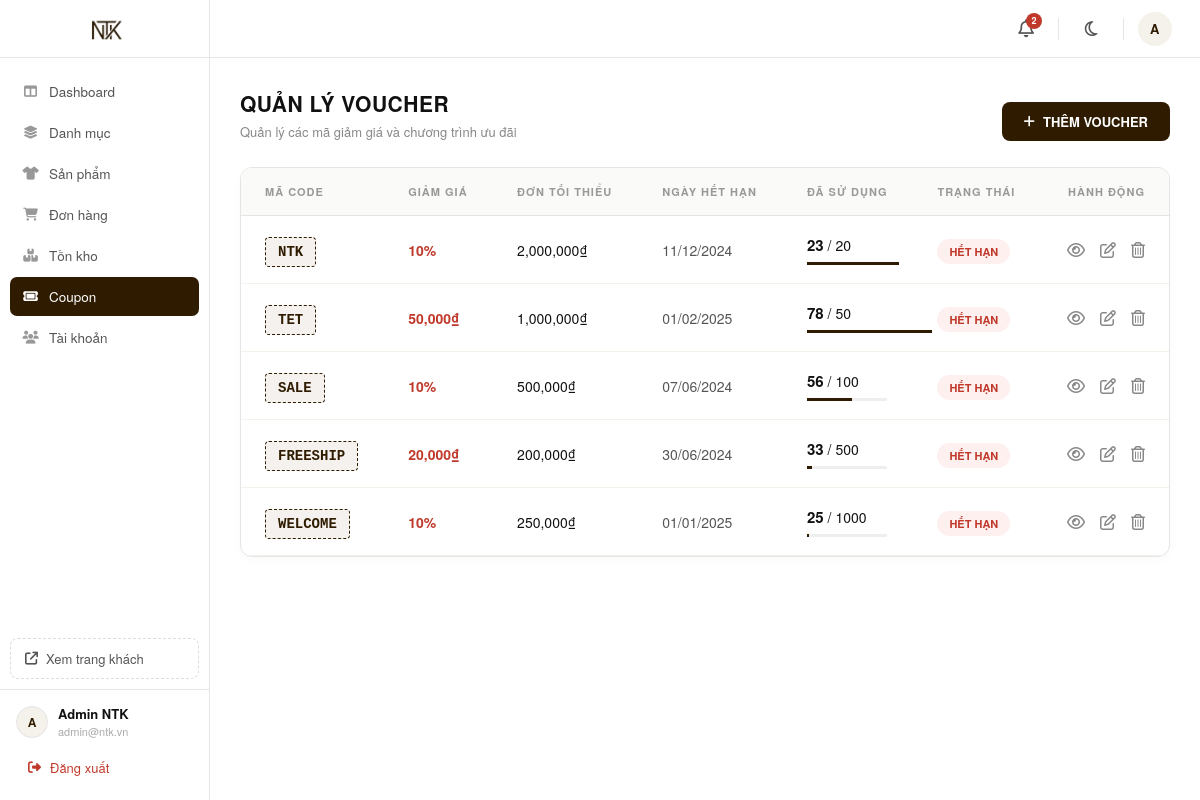
The page /admin/coupons.php on the database as committed earlier.
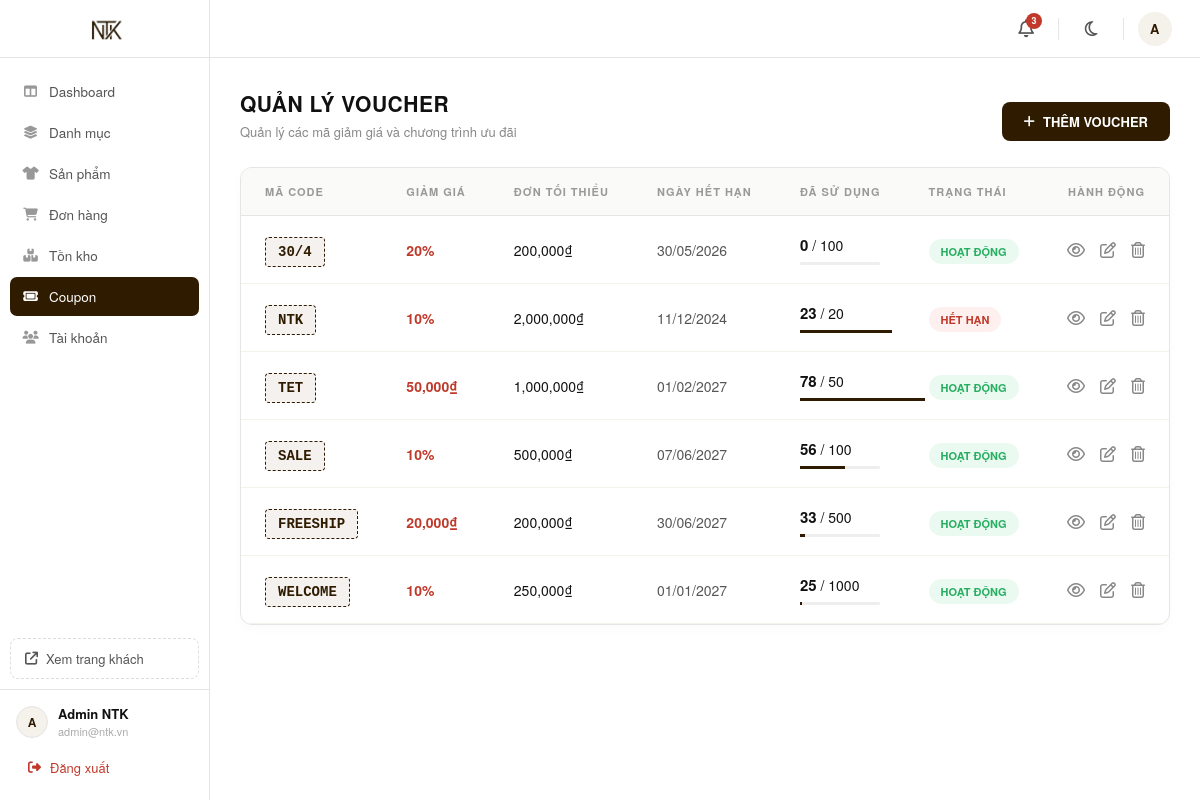
The same page on the database as committed later.
### tables this page shows
CREATE TABLE IF NOT EXISTS `coupons` (
  `coupon_id` char(5) NOT NULL,
  `code` varchar(50) DEFAULT NULL,
  `discount_type` int(11) DEFAULT NULL,
  `discount_value` decimal(15,2) DEFAULT NULL,
  `min_order_value` decimal(15,2) DEFAULT NULL,
  `start_date` datetime DEFAULT NULL,
  `end_date` datetime DEFAULT NULL,
  `max_discount_amount` decimal(15,2) DEFAULT NULL,
  `quantity` int(11) DEFAULT NULL,
  `used_count` int(11) DEFAULT 0,
  `status` int(11) DEFAULT 1,
  PRIMARY KEY (`coupon_id`),
  UNIQUE KEY `code` (`code`)
);

### src/admin/coupons.php (the view, shortened to what this page needs)
<?php
require_once __DIR__ . '/../config/database.php';
$coupons = $conn->query("SELECT * FROM coupons ORDER BY coupon_id DESC")->fetchAll(PDO::FETCH_ASSOC);
include __DIR__ . '/../includes/admin_sidebar.php';
?>
<div class="page-header" style="display: flex; justify-content: space-between; align-items: flex-end; margin-bottom: 26px;">
    <div>
        <div class="page-title">QUẢN LÝ VOUCHER</div>
        <div class="page-subtitle">Quản lý các mã giảm giá và chương trình ưu đãi</div>
    </div>
    <a href="add_coupon.php" class="btn-add-ntk">
        <i class="fa-solid fa-plus"></i> THÊM VOUCHER
    </a>
</div>
    <div class="section-card">
        <table class="data-table">
            <thead>
                <tr>
                    <th>MÃ CODE</th>
                    <th>GIẢM GIÁ</th>
                    <th>ĐƠN TỐI THIỂU</th>
                    <th>NGÀY HẾT HẠN</th>
                    <th>ĐÃ SỬ DỤNG</th>
                    <th>TRẠNG THÁI</th>
                    <th style="text-align: right;">HÀNH ĐỘNG</th>
                </tr>
            </thead>
            <tbody>
                <?php if (empty($coupons)): ?>
                    <tr><td colspan="7" style="text-align:center; padding: 40px; color:#999;">Chưa có dữ liệu voucher.</td></tr>
                <?php else: ?>
                    <?php foreach ($coupons as $cp):
                        $is_expired = strtotime($cp['end_date']) < time();
                    ?>
                    <tr>
                        <td><span class="code-badge"><?= htmlspecialchars($cp['code']) ?></span></td>
                        <td style="font-weight: 700; color: #c0392b;">
                            <?= $cp['discount_type'] == 0 ? (int)$cp['discount_value'].'%' : number_format($cp['discount_value']).'₫' ?>
                        </td>
                        <td><?= number_format($cp['min_order_value']) ?>₫</td>
                        <td style="color: #555;"><?= date('d/m/Y', strtotime($cp['end_date'])) ?></td>
                        <td>
                            <strong style="font-size: 15px;"><?= $cp['used_count'] ?></strong> / <?= $cp['quantity'] ?>
                            <div style="width: 80px; height: 3px; background: #eee; border-radius: 10px; margin-top: 6px;">
                                <div style="width: <?= ($cp['quantity'] > 0) ? ($cp['used_count']/$cp['quantity'])*100 : 0 ?>%; height: 100%; background: #2f1c00;"></div>
                            </div>
                        </td>
                        <td>
                            <span class="status-tag <?= $is_expired ? 'tag-expired' : 'tag-active' ?>">
                                <?= $is_expired ? 'Hết hạn' : 'Hoạt động' ?>
                            </span>
                        </td>
                        <td>
                            <div class="action-btns">
                                <a href="view_coupon.php?id=<?= $cp['coupon_id'] ?>" class="btn-icon" title="Xem chi tiết">
                                    <i class="fa-regular fa-eye"></i>
                                </a>
                                <a href="update_coupon.php?id=<?= $cp['coupon_id'] ?>" class="btn-icon" title="Chỉnh sửa">
                                    <i class="fa-regular fa-pen-to-square"></i>
                                </a>
                                <a href="delete_coupon.php?id=<?= $cp['coupon_id'] ?>" class="btn-icon btn-delete" title="Xóa" onclick="return confirm('Bee có chắc chắn muốn xóa mã <?= $cp['code'] ?> chứ?')">
                                    <i class="fa-regular fa-trash-can"></i>
                                </a>
                            </div>
                        </td>
                    </tr>
                    <?php endforeach; ?>
                <?php endif; ?>
            </tbody>
        </table>
    </div>
</div>
</main>
</body>
</html>

### src/includes/admin_sidebar.php (shortened to what this page needs)
<?php
$admin_current_page = basename($_SERVER['PHP_SELF']);
require_once __DIR__ . '/../config/database.php';
$notifications = [];
$stmt = $conn->query("SELECT order_id, order_date FROM orders WHERE order_status = 0 AND order_date >= NOW() - INTERVAL 24 HOUR ORDER BY order_date DESC LIMIT 5");
while ($row = $stmt->fetch()) {
    $notifications[] = [
        'time' => strtotime($row['order_date']),
        'icon' => 'fa-cart-plus', 'color' => '#2f6fdd',
        'label' => 'Đơn hàng mới: #' . $row['order_id'],
        'link' => 'order_detail.php?id=' . $row['order_id'],
        'time_str' => date('H:i d/m', strtotime($row['order_date']))
    ];
}
$stmt = $conn->query("SELECT order_id, order_date FROM orders WHERE order_status = 5 ORDER BY order_date DESC LIMIT 5");
while ($row = $stmt->fetch()) {
    $notifications[] = [
        'time' => strtotime($row['order_date']),
        'icon' => 'fa-ban', 'color' => '#e74c3c',
        'label' => 'Yêu cầu hủy đơn: #' . $row['order_id'],
        'link' => 'order_detail.php?id=' . $row['order_id'],
        'time_str' => date('H:i d/m', strtotime($row['order_date']))
    ];
}
$stmt = $conn->query("SELECT user_id, fullname, created_at FROM users WHERE created_at >= NOW() - INTERVAL 7 DAY AND role = 0 ORDER BY created_at DESC LIMIT 5");
while ($row = $stmt->fetch()) {
    $notifications[] = [
        'time' => strtotime($row['created_at']),
        'icon' => 'fa-user-plus', 'color' => '#2980b9',
        'label' => 'Thành viên mới: ' . $row['fullname'],
        'link' => 'account_detail.php?id=' . $row['user_id'],
        'time_str' => date('H:i d/m', strtotime($row['created_at']))
    ];
}
usort($notifications, function($a, $b) {
    return $b['time'] <=> $a['time'];
});
$notifications = array_slice($notifications, 0, 10);
$notif_count = count($notifications);
?>
<!DOCTYPE html>
<html lang="vi">
<head>
    <link rel="stylesheet" href="https://cdnjs.cloudflare.com/ajax/libs/font-awesome/6.5.0/css/all.min.css">
</head>
<body>
<aside class="admin-sidebar">
    <a href="dashboard.php" class="sidebar-logo">
        <img src="../assets/images/logo-ntk.png" alt="NTK Fashion Logo">
    </a>
    <nav class="sidebar-nav">
        <a href="dashboard.php" class="nav-item <?= ($admin_current_page === 'dashboard.php') ? 'active' : '' ?>">
            <i class="fa-solid fa-table-columns"></i> Dashboard
        </a>
        <a href="categories.php" class="nav-item <?= ($admin_current_page === 'categories.php') ? 'active' : '' ?>">
            <i class="fa-solid fa-layer-group"></i> Danh mục
        </a>
        <a href="products.php" class="nav-item <?= ($admin_current_page === 'products.php') ? 'active' : '' ?>">
            <i class="fa-solid fa-shirt"></i> Sản phẩm
        </a>
        <a href="orders.php" class="nav-item <?= ($admin_current_page === 'orders.php') ? 'active' : '' ?>">
            <i class="fa-solid fa-cart-shopping"></i> Đơn hàng
        </a>
        <a href="inventory.php" class="nav-item <?= ($admin_current_page === 'inventory.php') ? 'active' : '' ?>">
            <i class="fa-solid fa-boxes-stacked"></i> Tồn kho
        </a>
        <a href="coupons.php" class="nav-item <?= ($admin_current_page === 'coupons.php') ? 'active' : '' ?>">
            <i class="fa-solid fa-ticket"></i> Coupon
        </a>
        <a href="accounts.php" class="nav-item <?= ($admin_current_page === 'accounts.php') ? 'active' : '' ?>">
            <i class="fa-solid fa-users"></i> Tài khoản
        </a>
    </nav>
    <a href="../index.php" class="btn-home-exit" title="Xem trang web như khách hàng" target="_blank">
        <i class="fa-solid fa-arrow-up-right-from-square"></i> Xem trang khách
    </a>
    <div class="sidebar-footer">
        <div class="admin-info">
            <div class="admin-info-avatar">
                <?= strtoupper(substr($_SESSION['fullname'] ?? 'A', 0, 1)) ?>
            </div>
            <div>
                <div class="admin-info-name"><?= htmlspecialchars($_SESSION['fullname'] ?? 'Admin NTK') ?></div>
                <div class="admin-info-email"><?= htmlspecialchars($_SESSION['username'] ?? 'admin@ntk.vn') ?></div>
            </div>
        </div>
        <a href="../views/logout.php" class="btn-logout">
            <i class="fa-solid fa-right-from-bracket"></i> Đăng xuất
        </a>
    </div>
</aside>
<header class="admin-topbar">
    <div class="notif-wrap" id="notifWrap">
        <a href="#" class="topbar-icon-btn" title="Thông báo" onclick="toggleNotif(event)">
            <i class="fa-regular fa-bell"></i>
            <?php if ($notif_count > 0): ?>
            <span class="topbar-badge"><?= min($notif_count, 9) ?><?= $notif_count > 9 ? '+' : '' ?></span>
            <?php endif; ?>
        </a>
    </div>
    <button class="dm-toggle" id="dmToggle" onclick="toggleDarkMode()" title="Bật/tắt chế độ tối">
        <i class="fa-regular fa-moon" id="dmIcon"></i>
    </button>
    <div class="topbar-avatar" title="<?= htmlspecialchars($_SESSION['fullname'] ?? 'Admin') ?>">
        <?= strtoupper(substr($_SESSION['fullname'] ?? 'A', 0, 1)) ?>
    </div>
</header>
<main class="admin-main">
<div class="admin-content">

### src/includes/admin_sidebar.php (style rules this page uses)
*, *::before, *::after { box-sizing: border-box; margin: 0; padding: 0; }
body { font-family: "Helvetica Neue", Helvetica, Arial, sans-serif; background-color: #ffffff; color: #111111; transition: background-color 0.3s, color 0.3s; }
.dm-toggle { position: relative; width: 36px; height: 36px; border-radius: 50%; display: flex; align-items: center; justify-content: center; color: #555; cursor: pointer; font-size: 17px; background: none; border: none; transition: background 0.2s, color 0.2s; }
.btn-home-exit { display: flex; align-items: center; gap: 8px; padding: 10px 14px; margin: 0 10px 10px; border-radius: 8px; font-size: 13px; font-weight: 500; color: #555; text-decoration: none; border: 1px dashed #ddd; transition: all 0.2s; }
.admin-sidebar { position: fixed; top: 0; left: 0; width: 210px; height: 100vh; background: #ffffff; border-right: 1px solid #e5e5e5; display: flex; flex-direction: column; z-index: 1000; }
.sidebar-logo { display: flex; align-items: center; justify-content: center; height: 58px; border-bottom: 1px solid #e5e5e5; text-decoration: none; }
.sidebar-logo img { height: 40px; width: auto; object-fit: contain; }
.sidebar-nav { flex: 1; padding: 14px 10px; overflow-y: auto; }
.nav-item { display: flex; align-items: center; gap: 10px; padding: 10px 12px; border-radius: 7px; color: #555555; text-decoration: none; font-size: 13.5px; font-weight: 500; transition: all 0.15s ease; margin-bottom: 2px; }
.nav-item i { width: 17px; text-align: center; font-size: 13px; flex-shrink: 0; opacity: 0.6; }
.nav-item.active { background: #2f1c00; color: #ffffff; font-weight: 500; }
.nav-item.active i { opacity: 1; }
.sidebar-footer { padding: 14px 16px; border-top: 1px solid #e5e5e5; }
.admin-info { display: flex; align-items: center; gap: 10px; margin-bottom: 10px; }
.admin-info-avatar { width: 32px; height: 32px; border-radius: 50%; background: #f5f1eb; border: 1px solid #e5e5e5; display: flex; align-items: center; justify-content: center; font-size: 12px; font-weight: 700; color: #2f1c00; flex-shrink: 0; }
.admin-info-name { font-size: 13px; font-weight: 600; color: #111111; }
.admin-info-email { font-size: 11px; color: #aaa; white-space: nowrap; overflow: hidden; text-overflow: ellipsis; max-width: 130px; }
.btn-logout { display: flex; align-items: center; gap: 9px; padding: 9px 12px; border-radius: 7px; color: #c0392b; text-decoration: none; font-size: 13px; font-weight: 500; transition: background 0.15s; }
.btn-logout i { font-size: 13px; }
.admin-topbar { position: fixed; top: 0; left: 210px; right: 0; height: 58px; background: #ffffff; border-bottom: 1px solid #e5e5e5; display: flex; align-items: center; justify-content: flex-end; padding: 0 28px; gap: 10px; z-index: 999; }
.topbar-icon-btn { position: relative; width: 36px; height: 36px; border-radius: 50%; display: flex; align-items: center; justify-content: center; color: #555; cursor: pointer; font-size: 18px; transition: background 0.2s; text-decoration: none; }
.topbar-badge { position: absolute; top: 2px; right: 2px; width: 16px; height: 16px; background: #c0392b; border-radius: 50%; font-size: 9px; font-weight: 700; color: #fff; display: flex; align-items: center; justify-content: center; }
.topbar-avatar { width: 34px; height: 34px; border-radius: 50%; background: #f5f1eb; color: #2f1c00; display: flex; align-items: center; justify-content: center; font-size: 13px; font-weight: 700; cursor: pointer; letter-spacing: 0.5px; flex-shrink: 0; }
.notif-wrap { position: relative; }
.admin-main { margin-left: 210px; padding-top: 58px; min-height: 100vh; background: #ffffff; }
.admin-content { padding: 30px; }

Rows that differ between the two databases and show on the page:
added coupons: code "30/4", discount_value "20", min_order_value "200,000", end_date "30/05/2026", used_count "0", quantity "100", shows "HOẠT ĐỘNG"
changed coupons "TET": end_date "01/02/2025" → "01/02/2027"; end_date "HẾT HẠN" → "HOẠT ĐỘNG"
changed coupons "SALE": end_date "07/06/2024" → "07/06/2027"; end_date "HẾT HẠN" → "HOẠT ĐỘNG"
changed coupons "FREESHIP": end_date "30/06/2024" → "30/06/2027"; end_date "HẾT HẠN" → "HOẠT ĐỘNG"
changed coupons "WELCOME": end_date "01/01/2025" → "01/01/2027"; end_date "HẾT HẠN" → "HOẠT ĐỘNG"
Other text that changed with them:
min($notif_count, 9): "2" → "3"
